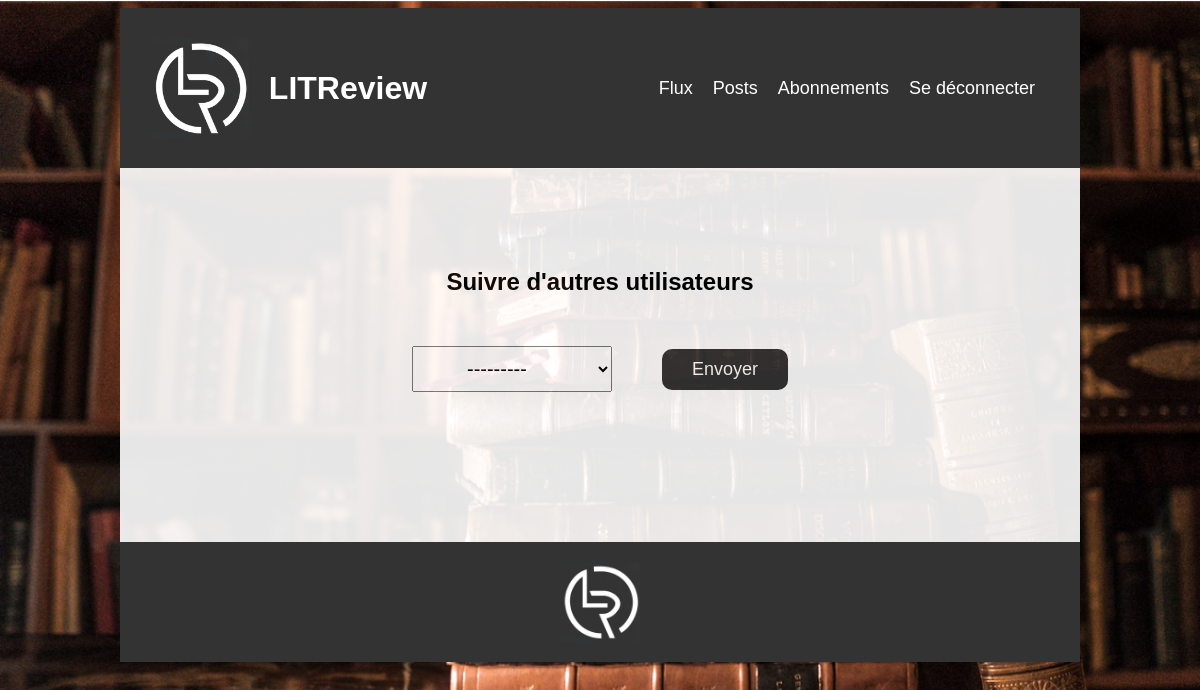
Page /follows/ (signed in) on the earlier database version.
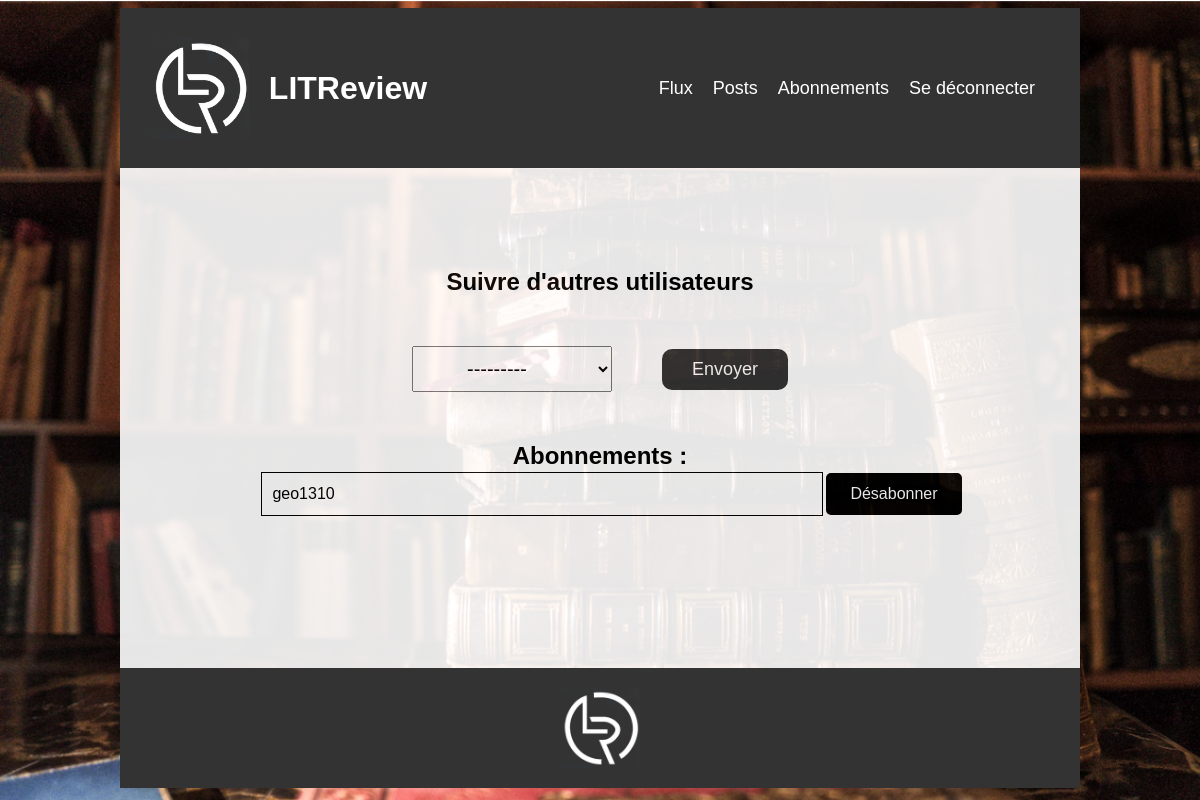
Same page on the later database version.
### bookreview/models.py (models this page shows)
class UserFollows(models.Model):
    user = models.ForeignKey(settings.AUTH_USER_MODEL, on_delete=models.CASCADE, related_name='following')
    followed_user = models.ForeignKey(settings.AUTH_USER_MODEL, on_delete=models.CASCADE, related_name='followed_by')
    class Meta:
        unique_together = ('user', 'followed_user', )

### authentication/models.py (models this page shows)
class CustomUser(AbstractUser):
    pass

### bookreview/views.py (the view)
# urls.py: path("follows/", bookreview.views.follows, name="follows"),
@login_required
def follows(request):
    followings = UserFollows.objects.filter(user=request.user)
    followers = UserFollows.objects.filter(followed_user=request.user)
    if request.method == 'POST':
        form = UserFollowsForm(request.POST)
        if form.is_valid():
            try:
                user_follow = form.save(commit=False)
                user_follow.user = request.user
                user_follow.save()
            except IntegrityError:
                messages.error(request, f"L'utilisateur {user_follow.followed_user} est deja dans votre liste de suivis")
                return render(request, 'bookreview/follows.html', {'form': form, 'followings': followings, 'followers': followers})
            return redirect('follows')
    else:
        form = UserFollowsForm()
    context = {
        'form': form,
        'followings': followings,
        'followers': followers,
    }
    return render(request, 'bookreview/follows.html', context=context)

### bookreview/forms.py
class UserFollowsForm(forms.ModelForm):
    class Meta:
        model = UserFollows
        fields = ['followed_user']

### bookreview/templates/bookreview/follows.html (shortened to what this page needs)
{% extends 'base.html' %}
{% block content %}
<div class="follows-page base-page">
    <div class="follows-form-title">
        <h2>Suivre d'autres utilisateurs</h2>
        <div>
            <form method="post" class="follows-form">
            {% for field in form %}
                    <div class="form-field-follows">
                        {{ field }}
                    </div>
                {% endfor %}
                <button type="submit" class="submit-button follows-button">Envoyer</button>
        </form>
        </div>
    </div>
    {% if followings %}
        <div class="following">
            <h2>Abonnements : </h2>
            <table class="follows-table">
                <tbody>
                    {% for following in followings %}
                    <tr class="follows-tr">
                        <td class="follows-td-name">{{ following.followed_user }}</td>
                        <td>
                        <a href="{% url 'follows_delete' following.id %}">
                            <span class="follows-td-button">
                                Désabonner
                            </span>
                        </a>
                        </td>
                    </tr>
                    {% endfor%}
                </tbody>
            </table>
        </div>
    {% endif %}
</div>
{% endblock content %}

Differences in the rows shown:
added UserFollows: followed_user "geo1310"
Other differences:
text now shown: "Abonnements :"
